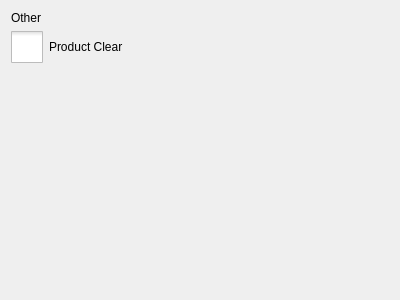
<?xml version="1.0" encoding="UTF-8"?>
<ui version="4.0">
 <class>ICHCOtherPage</class>
 <widget class="QWidget" name="ICHCOtherPage">
  <property name="geometry">
   <rect>
    <x>0</x>
    <y>0</y>
    <width>400</width>
    <height>300</height>
   </rect>
  </property>
  <property name="windowTitle">
   <string>Form</string>
  </property>
  <layout class="QGridLayout" name="gridLayout">
   <item row="0" column="0">
    <widget class="QLabel" name="label">
     <property name="text">
      <string>Other</string>
     </property>
    </widget>
   </item>
   <item row="1" column="0">
    <widget class="QCheckBox" name="clearButton">
     <property name="styleSheet">
      <string notr="true">::indicator {
     width: 32px;
     height: 32px;
 }

::indicator:unchecked 
{
     image: url(:/resource/check_unchecked.png);
 }
::indicator:checked 
{
     image: url(:/resource/check_checked.png);
 }

::indicator:checked:disabled
{
 image: url(:/resource/check_checked_disable.png);
}

::indicator:unchecked:disabled
{
 image: url(:/resource/check_unchecked_disable.png);
}</string>
     </property>
     <property name="text">
      <string>Product Clear</string>
     </property>
     <property name="checkable">
      <bool>true</bool>
     </property>
    </widget>
   </item>
   <item row="2" column="0">
    <spacer name="verticalSpacer">
     <property name="orientation">
      <enum>Qt::Vertical</enum>
     </property>
     <property name="sizeHint" stdset="0">
      <size>
       <width>20</width>
       <height>40</height>
      </size>
     </property>
    </spacer>
   </item>
  </layout>
 </widget>
 <resources/>
 <connections/>
</ui>
